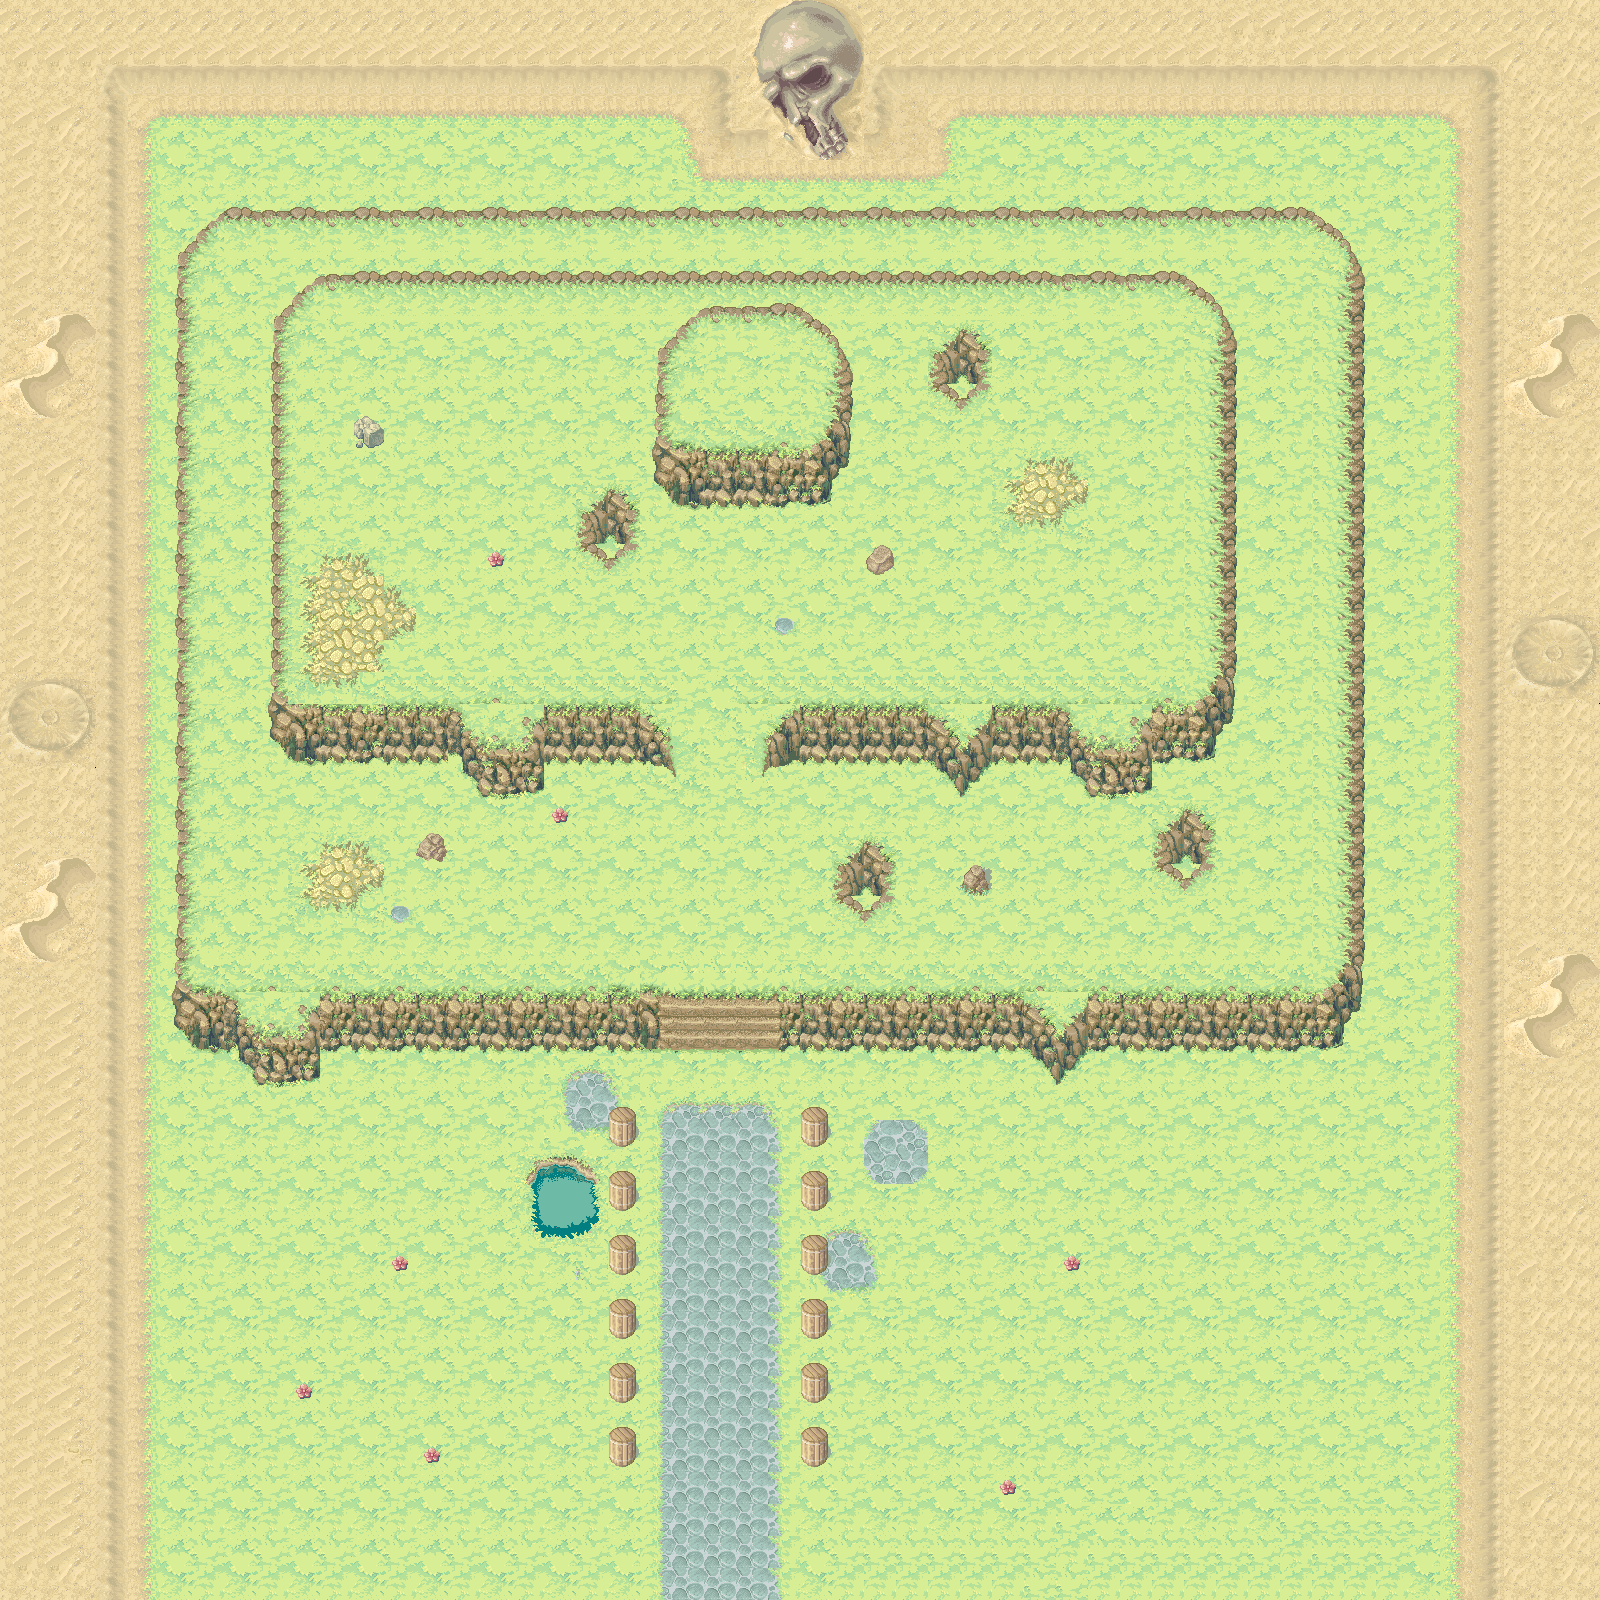

Tiled map render using the project's own tile images. Description and the map definition, with tile-layer contents summarised, below:
An orthogonal 50x50 tile map with 32x32 px tiles, 5 tile layers (Background, Cliffs, Stairs, Top Cliff, ...), 4 tilesets and 54 objects.

<map version="1.0" orientation="orthogonal" renderorder="right-down" width="50" height="50" tilewidth="32" tileheight="32" nextobjectid="111">
 <tileset firstgid="1" name="Ground Tiles" tilewidth="32" tileheight="32" tilecount="441" columns="21">
  <image source="Ground Tiles.png" trans="c0c0c0" width="672" height="701" />
 </tileset>
 <tileset firstgid="442" name="Cliff Tiles" tilewidth="32" tileheight="32" tilecount="240" columns="15">
  <image source="Cliff Tiles.png" trans="c0c0c0" width="503" height="518" />
  <tile id="16">
   <objectgroup draworder="index">
    <object id="1" x="16" y="33">
     <polygon points="0,0 16,-15 16,-1" />
    </object>
   </objectgroup>
  </tile>
 </tileset>
 <tileset firstgid="682" name="Extra Tiles" tilewidth="32" tileheight="32" tilecount="88" columns="11">
  <image source="Extra Tiles.png" trans="c0c0c0" width="360" height="266" />
 </tileset>
 <tileset firstgid="770" name="Object Tiles" tilewidth="32" tileheight="32" tilecount="84" columns="14">
  <image source="Object Tiles.png" trans="c0c0c0" width="477" height="219" />
 </tileset>
 <layer name="Background" width="50" height="50">
  <data>[2500 cells, 2500 non-empty, 39 distinct tile ids]</data>
 </layer>
 <layer name="Cliffs" width="50" height="50">
  <data>[2500 cells, 677 non-empty, 65 distinct tile ids]</data>
 </layer>
 <layer name="Stairs" width="50" height="50">
  <data>[2500 cells, 204 non-empty, 66 distinct tile ids]</data>
 </layer>
 <layer name="Top Cliff" width="50" height="50">
  <data>[2500 cells, 49 non-empty, 42 distinct tile ids]</data>
 </layer>
 <layer name="Ornaments" width="50" height="50">
  <data>[2500 cells, 64 non-empty, 36 distinct tile ids]</data>
 </layer>
 <objectgroup name="Barrels">
  <object id="87" x="608" y="1248" width="32" height="32" />
  <object id="89" x="608" y="1184" width="32" height="32" />
  <object id="90" x="608" y="1120" width="32" height="32" />
  <object id="91" x="800" y="1120" width="32" height="32" />
  <object id="92" x="800" y="1184" width="32" height="32" />
  <object id="93" x="800" y="1248" width="32" height="32" />
  <object id="94" x="352" y="416" width="32" height="32" />
  <object id="96" x="864" y="544" width="32" height="32" />
  <object id="97" x="960" y="864" width="32" height="32" />
  <object id="98" x="416" y="832" width="32" height="32" />
  <object id="104" x="608" y="1312" width="32" height="32" />
  <object id="105" x="608" y="1376" width="32" height="32" />
  <object id="106" x="608" y="1440" width="32" height="32" />
  <object id="107" x="800" y="1440" width="32" height="32" />
  <object id="108" x="800" y="1376" width="32" height="32" />
  <object id="109" x="800" y="1312" width="32" height="32" />
 </objectgroup>
 <objectgroup draworder="index" name="Ledges">
  <object id="86" x="512" y="1152" width="96" height="96" />
  <object id="4" gid="458" x="849.333" y="882.667" width="32" height="32" />
  <object id="11" x="160" y="992" width="64" height="64" />
  <object id="15" x="160" y="224" width="32" height="768" />
  <object id="18" x="192" y="224" width="32" height="32" />
  <object id="21" x="192" y="192" width="1152" height="32" />
  <object id="22" x="1312" y="224" width="32" height="32" />
  <object id="23" x="1344" y="256" width="32" height="768" />
  <object id="27" x="800" y="992" width="544" height="64" />
  <object id="29" x="320" y="992" width="320" height="64" />
  <object id="30" x="224" y="992" width="32" height="64" />
  <object id="31" x="256" y="1024" width="32" height="64" />
  <object id="34" x="288" y="992" width="32" height="96" />
  <object id="37" x="832" y="832" width="64" height="96" />
  <object id="38" x="1152" y="800" width="64" height="96" />
  <object id="39" x="928" y="320" width="64" height="96" />
  <object id="41" x="256" y="704" width="224" height="64" />
  <object id="42" x="480" y="736" width="64" height="64" />
  <object id="43" x="544" y="704" width="96" height="54.6667" />
  <object id="46" x="640" y="736" width="32" height="32" />
  <object id="51" x="576" y="480" width="64" height="96" />
  <object id="52" x="256" y="288" width="32" height="416" />
  <object id="54" x="290.667" y="288" width="32" height="32" />
  <object id="56" x="320" y="256" width="864" height="32" />
  <object id="57" x="1184" y="288" width="32" height="32" />
  <object id="59" x="1216" y="320" width="32" height="416" />
  <object id="61" x="1120" y="704" width="96" height="64" />
  <object id="62" x="1056" y="768" width="96" height="32" />
  <object id="63" x="1088" y="736" width="32" height="32" />
  <object id="68" x="800" y="704" width="288" height="64" />
  <object id="70" x="928" y="768" width="64" height="32" />
  <object id="72" x="768" y="736" width="32" height="32" />
  <object id="75" x="1024" y="1055" width="64" height="32" />
  <object id="76" x="640" y="320" width="32" height="192" />
  <object id="80" x="672" y="288" width="160" height="32" />
  <object id="84" x="672" y="448" width="160" height="64" />
  <object id="110" x="832" y="320" width="32" height="160" />
 </objectgroup>
</map>
